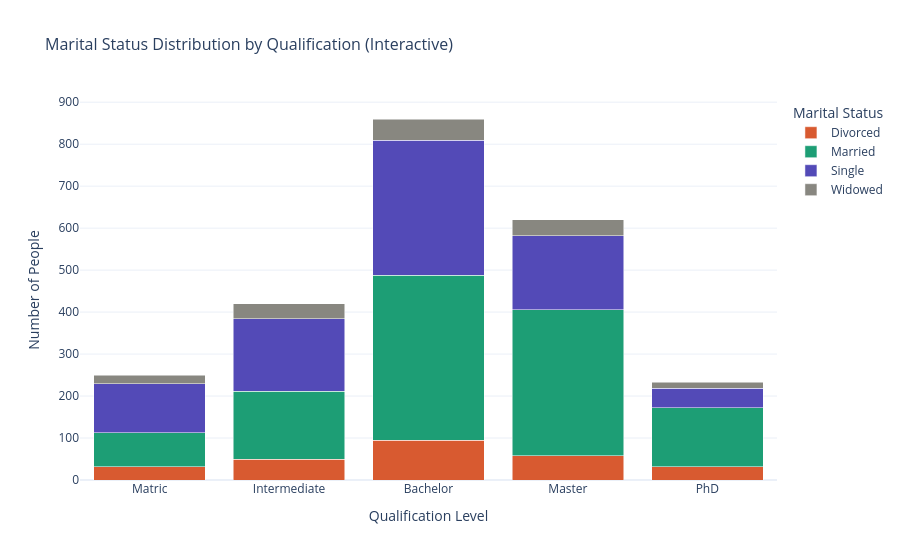

Here is the notebook cell this chart was saved with:
### Markdown cell above
## 7. Visualization 4 – Interactive Chart (Plotly)

### Code cell
count_df = df.groupby(['Qualification', 'Marital_Status']).size().reset_index(name='Count')
count_df['Qualification'] = pd.Categorical(count_df['Qualification'], categories=qualifications, ordered=True)
count_df = count_df.sort_values('Qualification')

fig = px.bar(
    count_df,
    x='Qualification', y='Count', color='Marital_Status',
    barmode='stack',
    color_discrete_map={
        'Single': '#534AB7',
        'Married': '#1D9E75',
        'Divorced': '#D85A30',
        'Widowed': '#888780'
    },
    title='Marital Status Distribution by Qualification (Interactive)',
    labels={'Count': 'Number of People', 'Qualification': 'Qualification Level'},
    template='plotly_white'
)

fig.update_layout(
    legend_title_text='Marital Status',
    title_font_size=16,
    bargap=0.2
)

fig.write_html('interactive_chart.html')
fig.show()
print('Interactive chart saved as interactive_chart.html')

### Figure 1 — Plotly figure (JSON) as saved in the notebook; plotly's stock layout.template omitted (floating-point values rounded to 4 significant figures)
{"data": [{"hovertemplate": "Marital_Status=Divorced<br>Qualification Level=%{x}<br>Number of People=%{y}<extra></extra>", "legendgroup": "Divorced", "marker": {"color": "#D85A30", "pattern": {"shape": ""}}, "name": "Divorced", "orientation": "v", "showlegend": true, "textposition": "auto", "type": "bar", "x": ["Matric", "Intermediate", "Bachelor", "Master", "PhD"], "xaxis": "x", "y": [32, 49, 95, 58, 31], "yaxis": "y"}, {"hovertemplate": "Marital_Status=Married<br>Qualification Level=%{x}<br>Number of People=%{y}<extra></extra>", "legendgroup": "Married", "marker": {"color": "#1D9E75", "pattern": {"shape": ""}}, "name": "Married", "orientation": "v", "showlegend": true, "textposition": "auto", "type": "bar", "x": ["Matric", "Intermediate", "Bachelor", "Master", "PhD"], "xaxis": "x", "y": [80, 163, 393, 347, 141], "yaxis": "y"}, {"hovertemplate": "Marital_Status=Single<br>Qualification Level=%{x}<br>Number of People=%{y}<extra></extra>", "legendgroup": "Single", "marker": {"color": "#534AB7", "pattern": {"shape": ""}}, "name": "Single", "orientation": "v", "showlegend": true, "textposition": "auto", "type": "bar", "x": ["Matric", "Intermediate", "Bachelor", "Master", "PhD"], "xaxis": "x", "y": [117, 172, 321, 177, 47], "yaxis": "y"}, {"hovertemplate": "Marital_Status=Widowed<br>Qualification Level=%{x}<br>Number of People=%{y}<extra></extra>", "legendgroup": "Widowed", "marker": {"color": "#888780", "pattern": {"shape": ""}}, "name": "Widowed", "orientation": "v", "showlegend": true, "textposition": "auto", "type": "bar", "x": ["Matric", "Intermediate", "Bachelor", "Master", "PhD"], "xaxis": "x", "y": [21, 36, 51, 38, 14], "yaxis": "y"}], "layout": {"bargap": 0.2, "barmode": "stack", "legend": {"title": {"text": "Marital Status"}, "tracegroupgap": 0}, "title": {"font": {"size": 16}, "text": "Marital Status Distribution by Qualification (Interactive)"}, "xaxis": {"anchor": "y", "domain": [0, 1], "title": {"text": "Qualification Level"}}, "yaxis": {"anchor": "x", "domain": [0, 1], "title": {"text": "Number of People"}}}}
